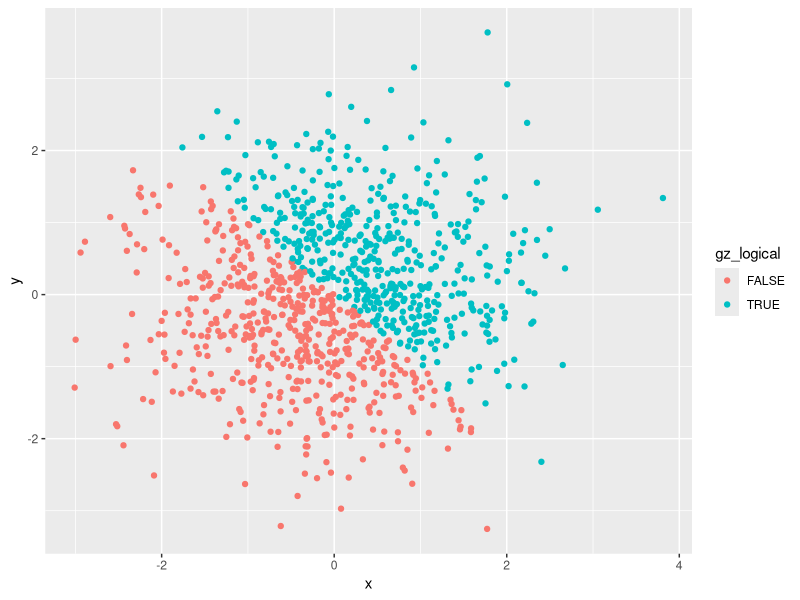
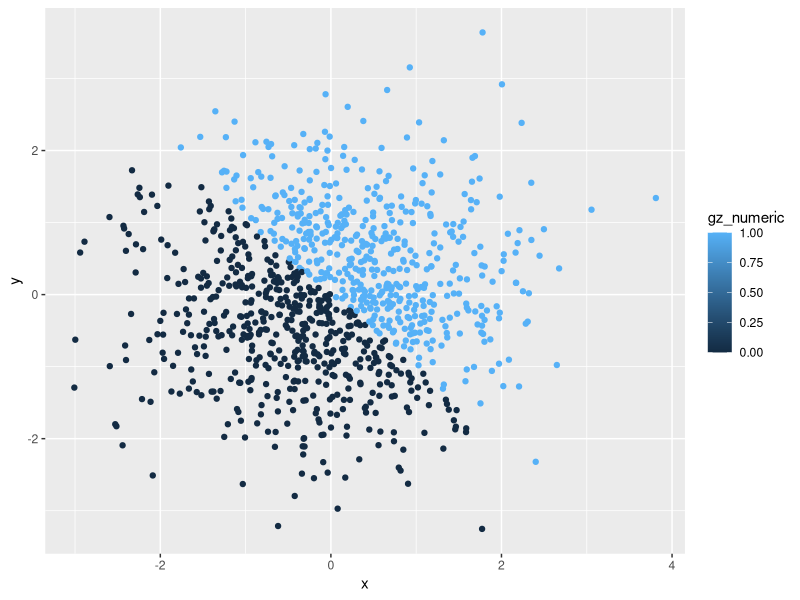
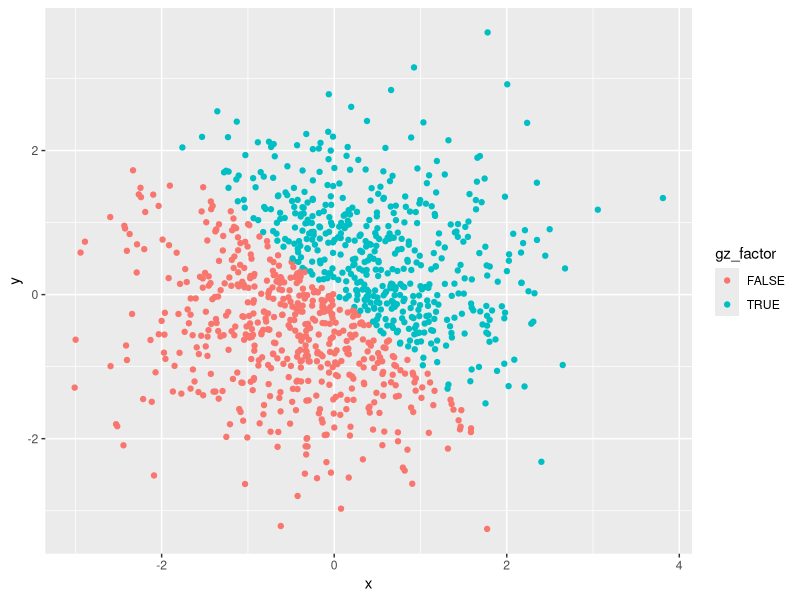
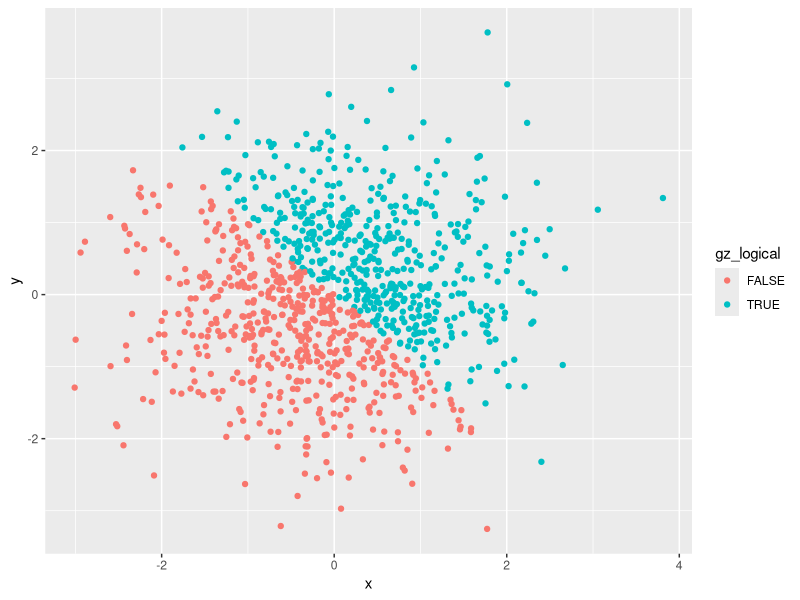

Write the R code that produced these figures, in order.
## ---- chunk 1
library(tidyverse)
## ---- chunk 2
set.seed(1)

df_p1 = tibble(
  vec_numeric = runif(10, 1, 5),
  vec_logical = vec_numeric > 2,
  vec_char = c('Malaria', 'Ebola Virus', 'Influenza', 'MRSA', 'Poliovirus', 'Dengue', 'E. Coli', 'Measles', 'VZV', 'MERS'),
  vec_factor = factor(c('Parasite', 'Virus', 'Virus', 'Bacteria', 'Virus', 'Virus', 'Bacteria', 'Virus', 'Virus', 'Virus'))
)
## ---- chunk 3
#vec_numeric
mean(df_p1$vec_numeric)
#vec_logical
mean(df_p1$vec_logical)
#vec_char
mean(df_p1$vec_char)
#vec_factor
mean(df_p1$vec_factor)
## ---- chunk 4
set.seed(1)

df_p2 = tibble(
  x = rnorm(1000),
  y = rnorm(1000),
  gz_logical = x + y > 0,
  gz_numeric = as.numeric(gz_logical),
  gz_factor = as.factor(gz_logical)
)
## ---- chunk 5
ggplot(df_p2, aes(x, y, color = gz_logical)) + geom_point()
## ---- chunk 6
ggsave("./Plot_1.pdf")
## ---- chunk 7
ggplot(df_p2, aes(x, y, color = gz_numeric)) + geom_point()
## ---- chunk 8
ggplot(df_p2, aes(x, y, color = gz_factor)) + geom_point()
